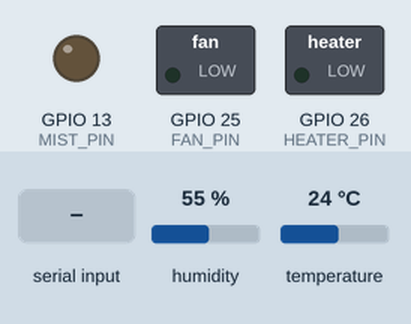
The sketch below on a simulated ESP32. Shown: switched loads named in the sketch (green lamp = pin HIGH), output pins drawn as LEDs (lit = HIGH). The test bench sets the inputs (shaded band); at power-on: humidity 55 %, temperature 24 °C. What the sketch prints to the serial monitor is not drawn.

Above: at 1.5 s.
1.6 s: "1\n" received over Serial
At 2.1 s:
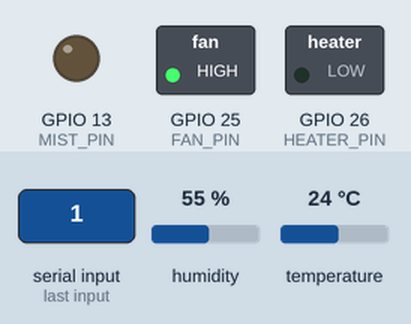
3.1 s: "3\n" received over Serial
At 4.3 s:
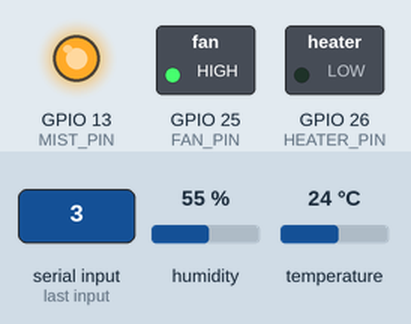
4.6 s: "2\n" received over Serial
At 5.6 s:
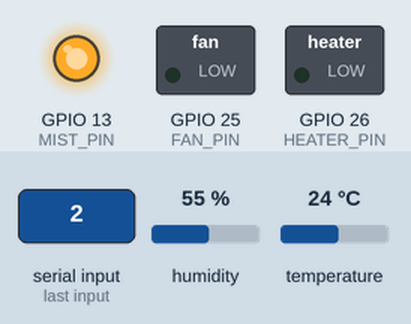
6.1 s: "5\n" received over Serial
At 6.7 s:
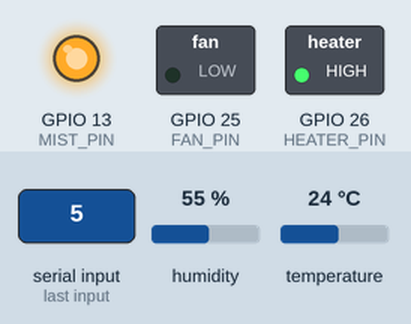
7.6 s: "4\n" received over Serial
At 7.9 s:
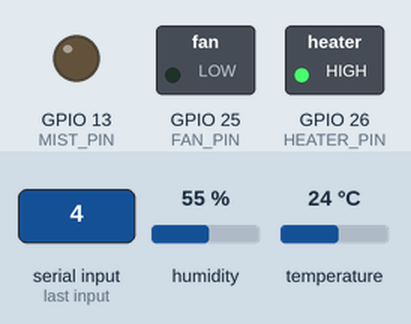
9.1 s: "1\n" received over Serial
At 10.2 s:
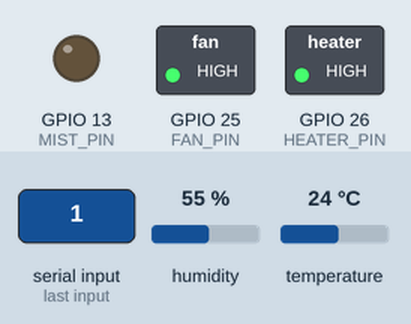
Timing chart, 0 to 11.6 s (numbered marks = the images above; inputs shaded):
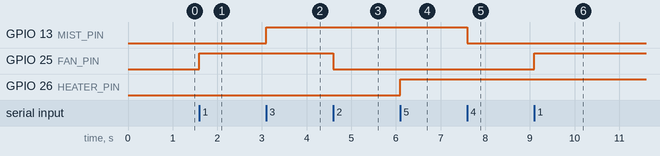

The sketch:

tester.ino
```cpp
#include <Arduino.h>
#include <DHT.h>

// ================== ACTUATOR PINS ==================
#define FAN_PIN     25
#define MIST_PIN    13
#define HEATER_PIN  26

// ================== PWM SETTINGS ==================
// NOTE: Ultrasonic mist drivers often don't "dim" nicely with fast PWM.
// This code still supports PWM, but if you don't see effect on mist,
// use ON/OFF or time-cycling.
const int PWM_FREQ = 5000;   // 5kHz
const int PWM_RES  = 8;      // 8-bit => 0..255

// ================== ADJUSTABLE POWER (0..255) ==================
int fanDuty    = 255;
int mistDuty   = 255;
int heaterDuty = 255;
const int STEP = 10;

// Track ON/OFF states so duty changes apply immediately
bool fanOn = false;
bool mistOn = false;
bool heaterOn = false;

// ================== DHT22 ==================
#define DHTPIN  15
#define DHTTYPE DHT22
DHT dht(DHTPIN, DHTTYPE);

unsigned long lastDHT = 0;
float tempC = NAN;
float hum   = NAN;

void printPowers() {
  Serial.print("Powers -> FAN:");
  Serial.print(fanDuty);
  Serial.print(" MIST:");
  Serial.print(mistDuty);
  Serial.print(" HEATER:");
  Serial.println(heaterDuty);

  Serial.print("States -> FAN:");
  Serial.print(fanOn ? "ON" : "OFF");
  Serial.print(" MIST:");
  Serial.print(mistOn ? "ON" : "OFF");
  Serial.print(" HEATER:");
  Serial.println(heaterOn ? "ON" : "OFF");
}

void applyFan() {
  ledcWrite(FAN_PIN, fanOn ? fanDuty : 0);
}

void applyMist() {
  ledcWrite(MIST_PIN, mistOn ? mistDuty : 0);
}

void applyHeater() {
  ledcWrite(HEATER_PIN, heaterOn ? heaterDuty : 0);
}

void setup() {
  Serial.begin(115200);
  delay(300);

  // ✅ ESP32 LEDC new API:
  // ledcAttach(pin, freq, resolution)
  ledcAttach(FAN_PIN, PWM_FREQ, PWM_RES);
  ledcAttach(MIST_PIN, PWM_FREQ, PWM_RES);
  ledcAttach(HEATER_PIN, PWM_FREQ, PWM_RES);

  // All OFF at startup
  fanOn = false;
  mistOn = false;
  heaterOn = false;
  applyFan();
  applyMist();
  applyHeater();

  // DHT init
  dht.begin();

  Serial.println("=================================");
  Serial.println(" ESP32 ACTUATOR + DHT22 MANUAL TEST ");
  Serial.println("=================================");
  Serial.println("ON/OFF:");
  Serial.println("1 -> FAN ON (uses fanDuty)");
  Serial.println("2 -> FAN OFF");
  Serial.println("3 -> MIST ON (uses mistDuty)");
  Serial.println("4 -> MIST OFF");
  Serial.println("5 -> HEATER ON (uses heaterDuty)");
  Serial.println("6 -> HEATER OFF");
  Serial.println();
  Serial.println("POWER ADJUST (0..255):");
  Serial.println("q -> FAN power DOWN   | w -> FAN power UP");
  Serial.println("a -> MIST power DOWN  | s -> MIST power UP");
  Serial.println("z -> HEATER power DOWN| x -> HEATER power UP");
  Serial.println("p -> print current powers/states");
  Serial.println();
  Serial.println("DHT22 prints every 1s (reads every 3s).");
  Serial.println();

  printPowers();
}

void loop() {
  // ===== Read DHT every 3 seconds (safe timing) =====
  if (millis() - lastDHT >= 3000) {
    lastDHT = millis();

    float h = dht.readHumidity();
    float t = dht.readTemperature();

    if (!isnan(h) && !isnan(t)) {
      hum   = h;
      tempC = t;
    }
  }

  // ===== ALWAYS SHOW MEASUREMENTS (every 1 second) =====
  static unsigned long lastPrint = 0;
  if (millis() - lastPrint >= 1000) {
    lastPrint = millis();

    Serial.print("🌡 Temp: ");
    if (isnan(tempC)) Serial.print("NA");
    else Serial.print(tempC, 1);

    Serial.print(" °C   💧 Humidity: ");
    if (isnan(hum)) Serial.print("NA");
    else Serial.print(hum, 1);

    Serial.print(" %   | Duty F/M/H: ");
    Serial.print(fanDuty);
    Serial.print("/");
    Serial.print(mistDuty);
    Serial.print("/");
    Serial.print(heaterDuty);

    Serial.print(" | State F/M/H: ");
    Serial.print(fanOn ? "1" : "0");
    Serial.print("/");
    Serial.print(mistOn ? "1" : "0");
    Serial.print("/");
    Serial.println(heaterOn ? "1" : "0");
  }

  // ===== SERIAL COMMANDS =====
  if (Serial.available()) {
    char cmd = Serial.read();

    // ignore line endings
    if (cmd == '\n' || cmd == '\r') return;

    switch (cmd) {
      // ===== ON/OFF =====
      case '1':
        fanOn = true;
        applyFan();
        Serial.print("🌀 FAN ON (duty ");
        Serial.print(fanDuty);
        Serial.println(")");
        break;

      case '2':
        fanOn = false;
        applyFan();
        Serial.println("🛑 FAN OFF");
        break;

      case '3':
        mistOn = true;
        applyMist();
        Serial.print("💧 MIST ON (duty ");
        Serial.print(mistDuty);
        Serial.println(")");
        break;

      case '4':
        mistOn = false;
        applyMist();
        Serial.println("🛑 MIST OFF");
        break;

      case '5':
        heaterOn = true;
        applyHeater();
        Serial.print("🔥 HEATER ON (duty ");
        Serial.print(heaterDuty);
        Serial.println(")");
        break;

      case '6':
        heaterOn = false;
        applyHeater();
        Serial.println("❄ HEATER OFF");
        break;

      // ===== FAN power adjust =====
      case 'q':
        fanDuty = max(0, fanDuty - STEP);
        Serial.print("FAN duty DOWN -> ");
        Serial.println(fanDuty);
        if (fanOn) applyFan();
        break;

      case 'w':
        fanDuty = min(255, fanDuty + STEP);
        Serial.print("FAN duty UP -> ");
        Serial.println(fanDuty);
        if (fanOn) applyFan();
        break;

      // ===== MIST power adjust =====
      case 'a':
        mistDuty = max(0, mistDuty - STEP);
        Serial.print("MIST duty DOWN -> ");
        Serial.println(mistDuty);
        if (mistOn) applyMist();
        break;

      case 's':
        mistDuty = min(255, mistDuty + STEP);
        Serial.print("MIST duty UP -> ");
        Serial.println(mistDuty);
        if (mistOn) applyMist();
        break;

      // ===== HEATER power adjust =====
      case 'z':
        heaterDuty = max(0, heaterDuty - STEP);
        Serial.print("HEATER duty DOWN -> ");
        Serial.println(heaterDuty);
        if (heaterOn) applyHeater();
        break;

      case 'x':
        heaterDuty = min(255, heaterDuty + STEP);
        Serial.print("HEATER duty UP -> ");
        Serial.println(heaterDuty);
        if (heaterOn) applyHeater();
        break;

      case 'p':
        printPowers();
        break;

      default:
        Serial.print("Unknown cmd: ");
        Serial.println(cmd);
        break;
    }
  }
}
```

Measured:
- after the input at 1.6 s, GPIO 25 (FAN_PIN): LOW → HIGH at once
- after the input at 3.1 s, GPIO 13 (MIST_PIN): LOW → HIGH at once
- after the input at 4.6 s, GPIO 25 (FAN_PIN): HIGH → LOW at once
- after the input at 6.1 s, GPIO 26 (HEATER_PIN): LOW → HIGH at once
- after the input at 7.6 s, GPIO 13 (MIST_PIN): HIGH → LOW at once
- after the input at 9.1 s, GPIO 25 (FAN_PIN): LOW → HIGH at once
